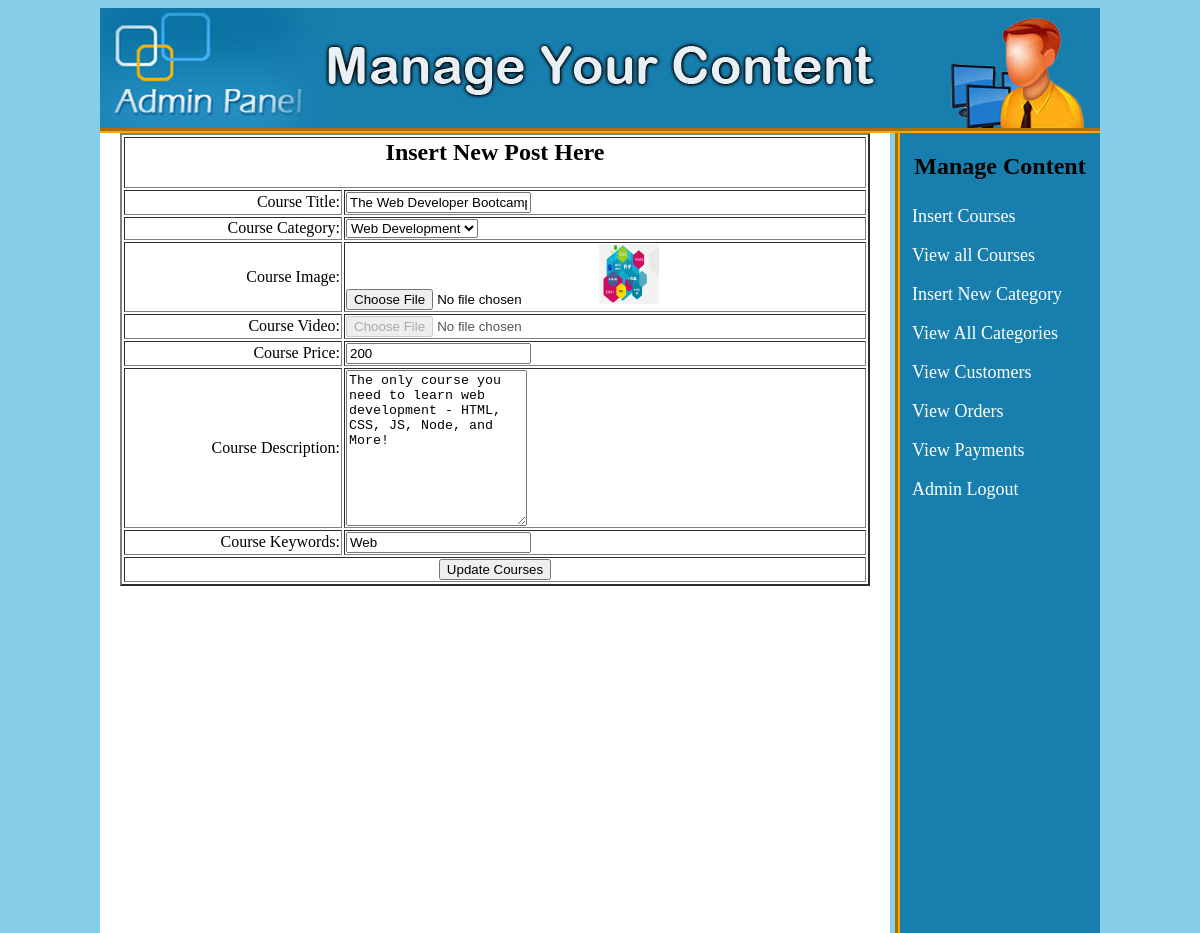
Page /admin/index.php?edit_courses=3 on the committed database.
### tables this page shows
CREATE TABLE `course` (
  `course_id` int(100) NOT NULL,
  `course_cat` int(100) NOT NULL,
  `course_title` varchar(255) NOT NULL,
  `course_desc` varchar(500) NOT NULL,
  `course_price` int(100) NOT NULL,
  `course_image` text NOT NULL,
  `course_keywords` text NOT NULL,
  `course_video` varchar(100) NOT NULL,
  `course_rate` int(10) NOT NULL,
  `instructor` varchar(40) NOT NULL
);

CREATE TABLE `category` (
  `cat_id` int(100) NOT NULL,
  `cat_title` varchar(255) NOT NULL
);

### admin/edit_courses.php (the view, shortened to what this page needs)
<!DOCTYPE >
<?php
include("includes/db.php");
if(isset($_GET['edit_courses'])){
	$get_id = $_GET['edit_courses'];
	$get_courses = "select * from course where course_id = '$get_id'";
	$run_courses = mysqli_query($mysqli, $get_courses);
	$row_courses = mysqli_fetch_array($run_courses);
		$course_title = $row_courses['course_title'];
		$course_image = $row_courses['course_image'];
		$course_price = $row_courses['course_price'];
		$course_desc = $row_courses['course_desc'];
		$course_keywords = $row_courses['course_keywords'];
		$course_cat = $row_courses['course_cat'];
		$get_cat = "select * from category where cat_id = '$course_cat'";
		$run_cat = mysqli_query($mysqli,$get_cat);
		$row_cat = mysqli_fetch_array($run_cat);
		$category_title = $row_cat['cat_title'];
}
?>
<html>
<head>
</head>
<body bgcolor = "skyblue">
	<form action = "" method="post" enctype ="multipart/form-data">
		<table align="center" width ="750" border = "2">
			<tr align="center">
				<td colspan="7"><h2>Insert New Post Here</td>
			</tr>
			<tr>
				<td align="right">Course Title:</td>
				<td><input type="text" name="course_title" value = "<?php echo $course_title; ?>" required/></td>
			</tr>
			<tr>
				<td align="right">Course Category:</td>
				<td>
					<select name = "course_cat">
						<option> <?php echo $category_title; ?></option>
					</select>
				</td>
			</tr>
			<tr>
				<td align="right">Course Image:</td>
				<td><input type="file" name="course_image" required /><img src = "course_images/<?php echo $course_image; ?>" width = "60" height = "60" /></td>
			</tr>
			<tr>
				<td align="right">Course Video:</td>
				<td><input type="file" name="course_video" disabled="true" /></td>
			</tr>
			<tr>
				<td align="right">Course Price:</td>
				<td><input type="text" name="course_price" value = "<?php echo $course_price; ?>" required/></td>
			</tr>
			<tr>
				<td align="right">Course Description:</td>
				<td><textarea name="course_desc" cols="20" rows="10" required=""><?php echo $course_desc; ?></textarea></td>
			</tr>
			<tr>
				<td align="right">Course Keywords:</td>
				<td><input type="text" name="course_keyword" value = "<?php echo $course_keywords; ?>" /></td>
			</tr>
			<tr align="center">
				<td colspan="7"><input type="submit" name="update_courses" value="Update Courses" /></td>
			</tr>
		</table>
	</form>
</body>
</html>

### admin/styles/style.css (style rules this page uses)
body { background: skyblue; }

### rows in the picture
course: course_title "The Web Developer Bootcamp", course_image (picture), course_price "200", course_desc "The only course you need to learn web development - HTML, CSS, JS, Node, and More!", course_keyword "Web"
category: course_cat "Web Development"
